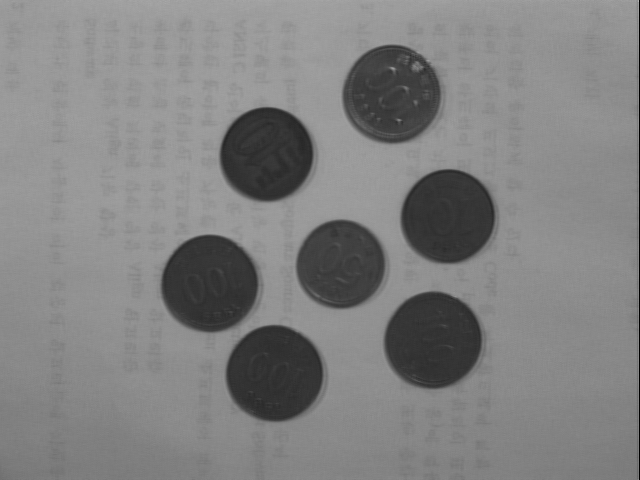
#> input picture Computer_Vision/images/coin1.bmp, 640 x 480 px, found by its file name
$ python HPF.py
#> lines starting #> are read from the running program, lines starting #| are printed output that depends on the picture
import numpy as np
import cv2
from matplotlib import pyplot as plt

FILENAME = 'coin1.bmp'
img = cv2.imread(FILENAME,0)
#> img is the input picture: shape (480, 640); min 0, max 182, mean 128.9

dft = cv2.dft(np.float32(img),flags = cv2.DFT_COMPLEX_OUTPUT)
dft_shift = np.fft.fftshift(dft)

magnitude_spectrum = 20*np.log(cv2.magnitude(dft_shift[:,:,0],dft_shift[:,:,1]))
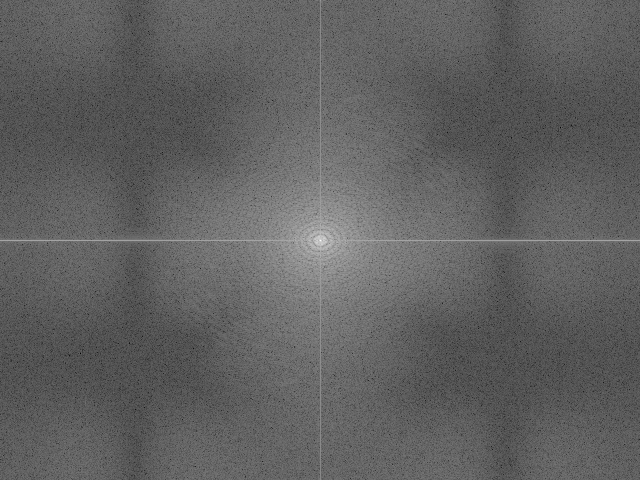
#> magnitude_spectrum: shape (480, 640) float32; min -5.52, max 349.9, mean 129.4; drawn with min black and max white

plt.subplot(121),plt.imshow(img, cmap = 'gray')
plt.title('Input Image'), plt.xticks([]), plt.yticks([])
plt.subplot(122),plt.imshow(magnitude_spectrum, cmap = 'gray')
plt.title('FFT Spectrum'), plt.xticks([]), plt.yticks([])
plt.show()
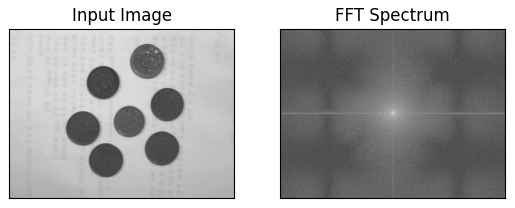
#> figure drawn by matplotlib, 2 panels

rows, cols = img.shape
#> rows = 480; cols = 640
crow, ccol = rows//2 , cols//2     # center
#> crow = 240; ccol = 320

# create a mask first, center square is 1, remaining all zeros
d = 30
mask = np.zeros((rows, cols, 2), np.uint8)
mask[crow-d:crow+d, ccol-d:ccol+d] = 1
high_pass_mask = 1-mask

# apply mask and inverse DFT
fshift = dft_shift*high_pass_mask
f_ishift = np.fft.ifftshift(fshift)
img_back = cv2.idft(f_ishift)
img_back = cv2.magnitude(img_back[:,:,0],img_back[:,:,1])
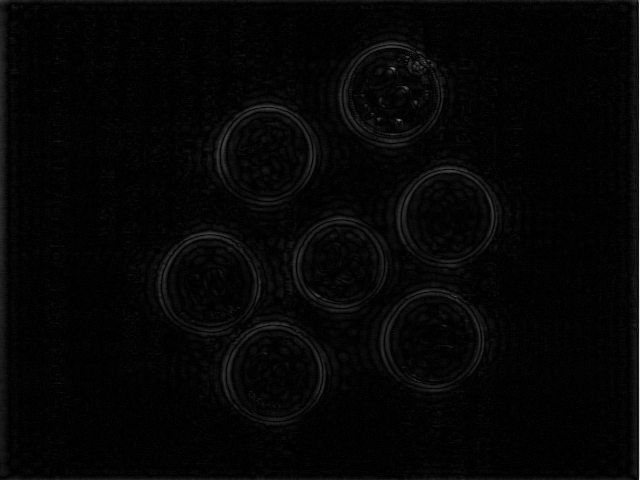
#> img_back: shape (480, 640) float32; min 559.5, max 43221036, mean 1054492.1; drawn with min black and max white

plt.subplot(121),plt.imshow(img, cmap = 'gray')
plt.title('Input Image'), plt.xticks([]), plt.yticks([])
plt.subplot(122),plt.imshow(img_back, cmap = 'gray')
plt.title('InverseFFT Image'), plt.xticks([]), plt.yticks([])
plt.show()
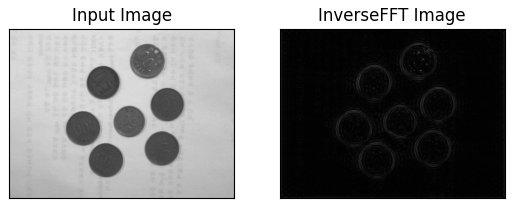
#> figure drawn by matplotlib, 2 panels

$ run again, with Computer_Vision/images/coin2.bmp copied over Computer_Vision/images/coin1.bmp
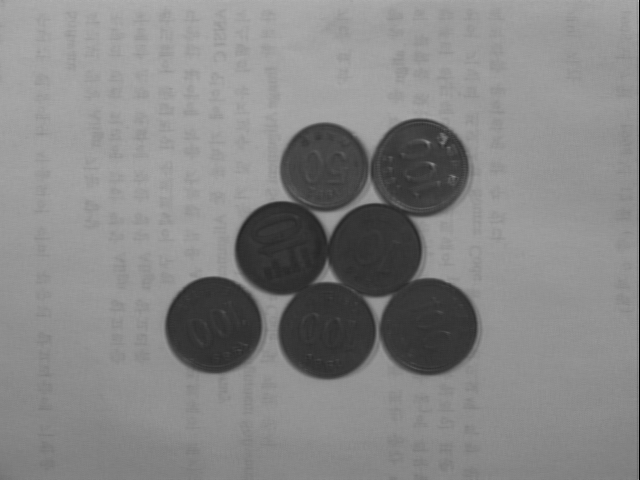
#> input picture Computer_Vision/images/coin2.bmp, 640 x 480 px, found by its file name
#> img is the input picture: shape (480, 640); min 0, max 191, mean 134.3
#> `img_back = cv2.magnitude(img_back[:,:,0],img_back[:,:,1])`:
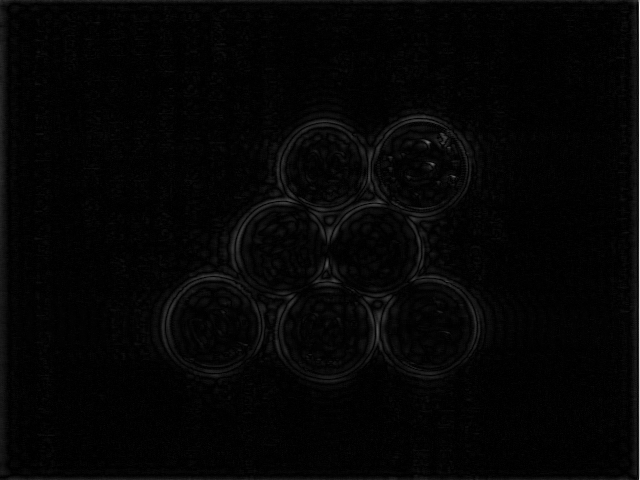
#> img_back: shape (480, 640) float32; min 61.56, max 46003132, mean 1031592; drawn with min black and max white
#> `plt.show()`:
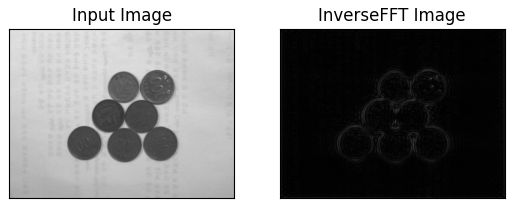
#> figure drawn by matplotlib, 2 panels

$ run again, with Computer_Vision/images/coin3.bmp copied over Computer_Vision/images/coin1.bmp
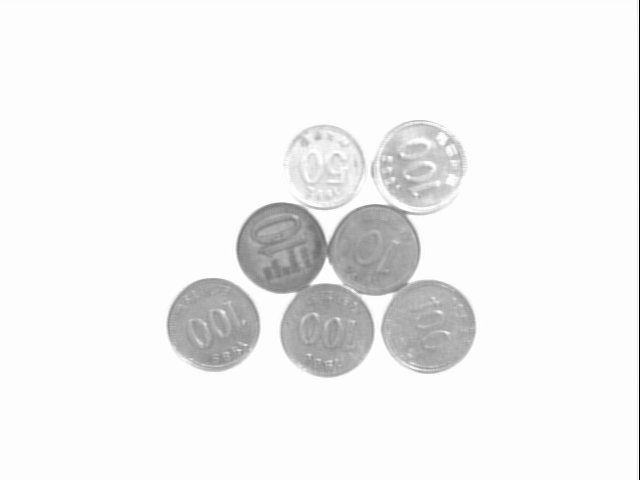
#> input picture Computer_Vision/images/coin3.bmp, 640 x 480 px, found by its file name
#> img is the input picture: shape (480, 640); min 0, max 254, mean 241.4
#> `img_back = cv2.magnitude(img_back[:,:,0],img_back[:,:,1])`:
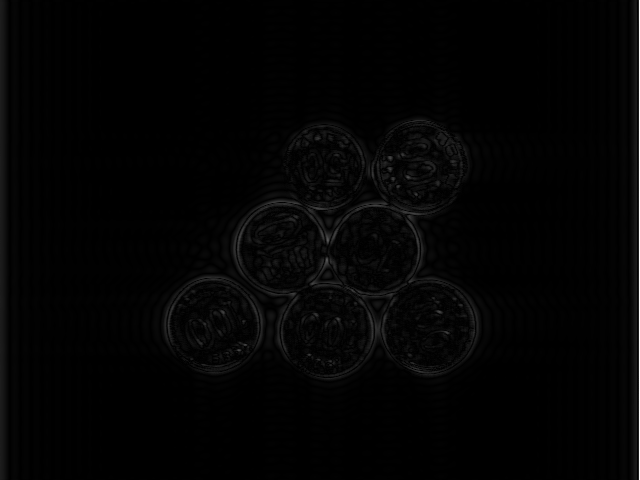
#> img_back: shape (480, 640) float32; min 316.1, max 70141032, mean 1082001.1; drawn with min black and max white
#> `plt.show()`:
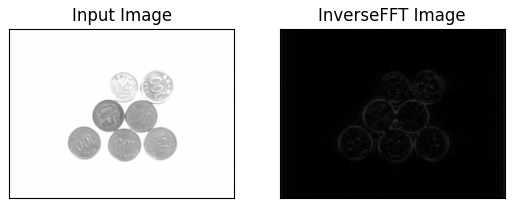
#> figure drawn by matplotlib, 2 panels

$ run again, with Computer_Vision/images/coin4.bmp copied over Computer_Vision/images/coin1.bmp
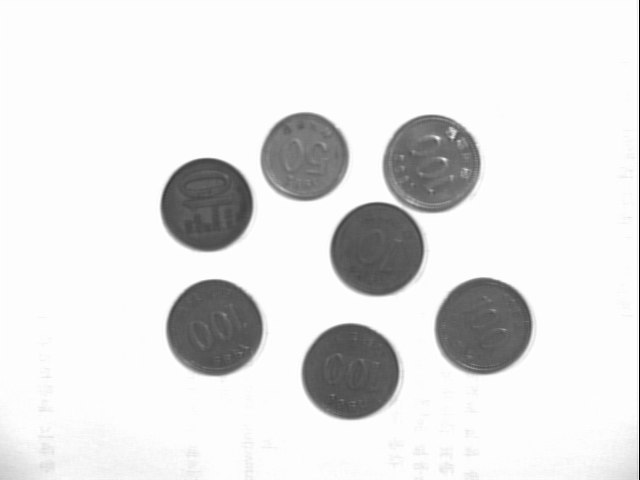
#> input picture Computer_Vision/images/coin4.bmp, 640 x 480 px, found by its file name
#> img is the input picture: shape (480, 640); min 0, max 254, mean 227
#> `img_back = cv2.magnitude(img_back[:,:,0],img_back[:,:,1])`:
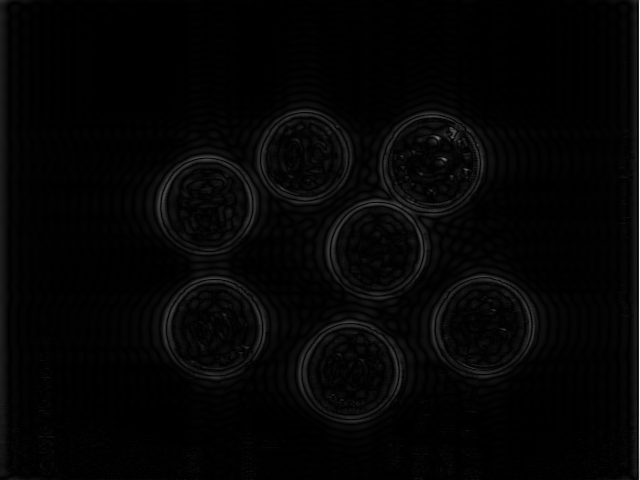
#> img_back: shape (480, 640) float32; min 534.4, max 70910368, mean 1550045.9; drawn with min black and max white
#> `plt.show()`:
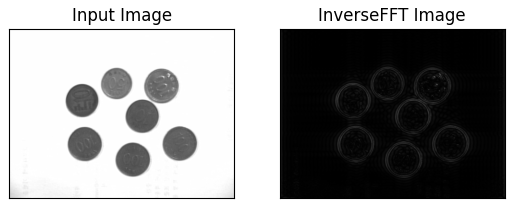
#> figure drawn by matplotlib, 2 panels
